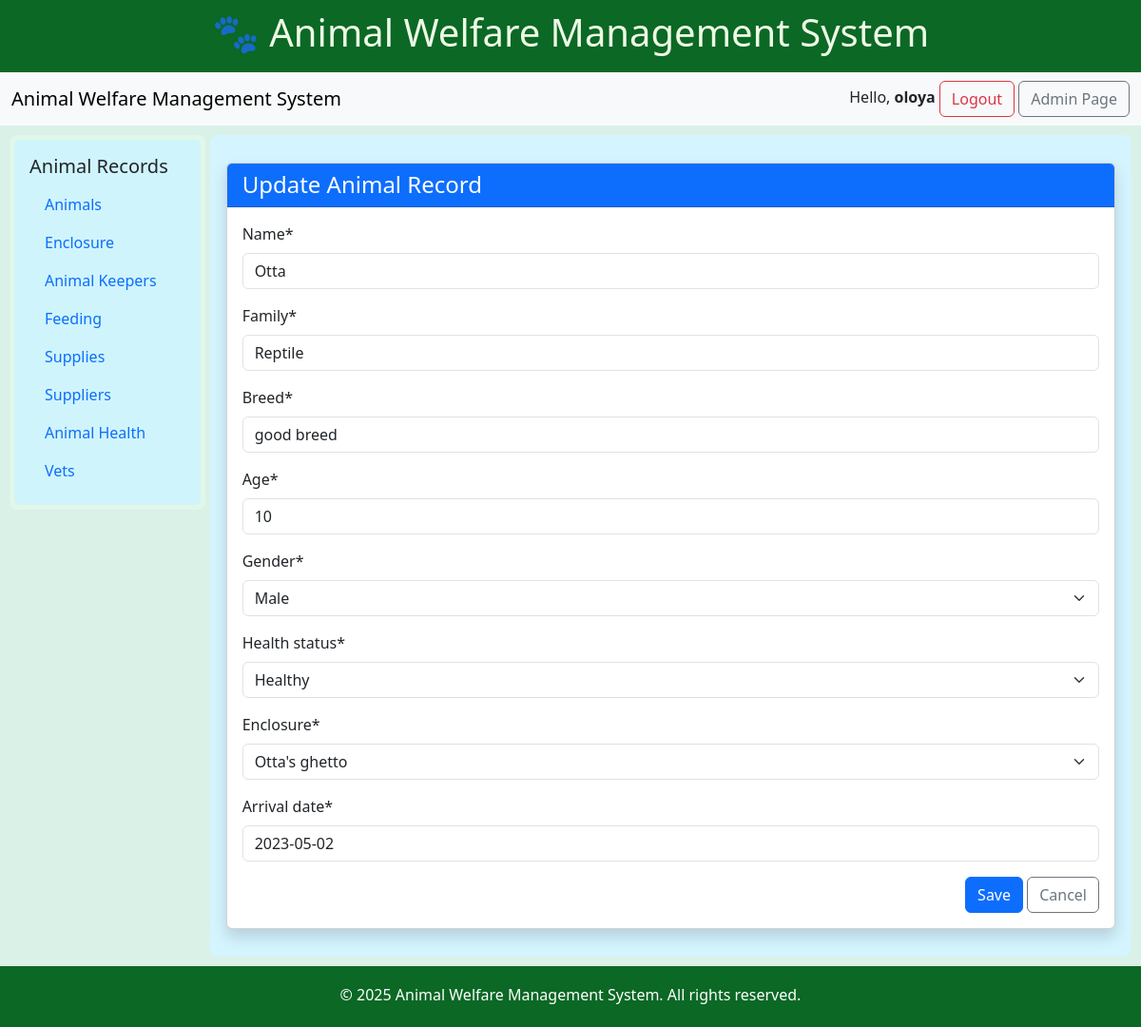
The page /update_animal/14/ (signed in) on the database its author committed.
### zoo/models.py (models this page shows, shortened)
class Animal(models.Model):
    name = models.CharField(max_length=100)
    family = models.CharField(max_length=100)
    breed = models.CharField(max_length=100)
    age = models.IntegerField()
    gender = models.CharField(max_length=10, choices=[('Male', 'Male'), ('Female', 'Female')])
    health_status = models.CharField(max_length=100, choices=[('Healthy', 'Healthy'), ('Sick', 'Sick')])
    enclosure = models.ForeignKey('Enclosure', on_delete=models.CASCADE)
    arrival_date = models.DateField()
    date_added = models.DateTimeField(auto_now_add=True)
    class Meta:
        ordering = ['name']

class Enclosure(models.Model):
    name = models.CharField(max_length=100)
    type = models.CharField(max_length=100)
    location = models.CharField(max_length=100)
    description = models.TextField(null=True, blank=True)
    capacity = models.IntegerField()
    curent_occupancy = models.IntegerField(default=0)
    date_added = models.DateTimeField(auto_now_add=True)
    def __str__(self):
        return self.name

### zoo/views.py (the view)
# urls.py: path('update_animal/<int:animal_id>/', views.update_animal, name='update_animal'),
@login_required(login_url= 'login')
def update_animal(request, animal_id):
    animal = get_object_or_404(Animal, id=animal_id)
    form = AnimalForm(instance=animal)
    if request.method == 'POST':
        form = AnimalForm(request.POST, instance=animal)
        if form.is_valid():
            form.save()
            return redirect('animal_list')
    context = {
        "form": form,
        "title": "Update Animal Record",
    }
    return render(request, "animal/add_animals.html", context)

### zoo/form.py (shortened to what this page needs)
class AnimalForm(forms.ModelForm):
    class Meta:
        model = Animal
        fields = '__all__'

### zoo/templates/animal/add_animals.html (shortened to what this page needs)
{% extends "base.html" %}
{% load static %}
{% load crispy_forms_tags %}
{% block content %}
<div class="container py-4">
    <div class="card shadow">
        <div class="card-header bg-primary text-white">
            <h4 class="mb-0">{{ title}}</h4>
        </div>
        <div class="card-body">
            <form method="POST" action="">
                {{ form|crispy }}
                <div class="text-end">
                    <button type="submit" class="btn btn-primary">Save</button>
                    <a href="{% url 'animal_list' %}" class="btn btn-outline-secondary">Cancel</a>
                </div>
            </form>
        </div>
    </div>
</div>
{% endblock %}

### zoo/templates/includes/navbar.html (shortened to what this page needs)
<div class="navbar navbar-expand-lg bg-body-tertiary">
    <div class="container-fluid">
      <a class="navbar-brand" href="">Animal Welfare Management System</a>
      <div>
        <span>Hello, <strong>{{ request.user }}</strong></span>
        <a href="{% url 'logout' %}" class="btn btn-outline-danger">Logout</a>
      {% if request.user.is_staff %}
        <a href="{% url 'admin:index' %}" class="btn btn-outline-secondary">Admin Page</a>
      {% endif %}
    </div>
  </div>
</div>

### zoo/templates/base.html (style rules this page uses)
html, body { height: 100%; margin: 0; }
body { display: flex; flex-direction: column; min-height: 100vh; }

### rows shown on the page
Animal: name "Otta", family "Reptile", breed "good breed", age "10", gender "Male", health_status "Healthy", enclosure "Otta's ghetto", arrival_date "2023-05-02"

### other values the page prints
{{ request.user }} "oloya"
{{ title }} "Update Animal Record"
